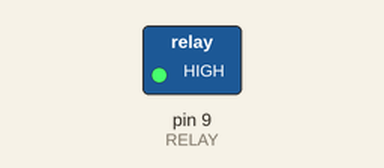
A sketch run on a simulated Arduino Uno, built with avr-gcc and run on an emulated ATmega328P. Shown: switched loads named in the sketch (green lamp = pin HIGH).

Above: at 0.65 s.
At 6.8 s:
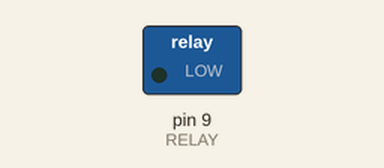
Timing chart, 0 to 9.2 s (numbered marks = the images above):
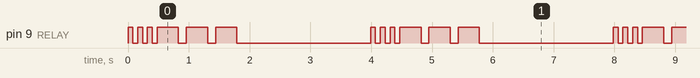

Measured:
- by itself, pin 9 (RELAY): repeats every 4.0 s: 2 × (LOW 0.08 s, HIGH 0.08 s), LOW 0.08 s, 2 × (HIGH 0.35 s, LOW 0.13 s), HIGH 0.35 s, LOW 2.2 s, HIGH 0.08 s
- by itself, everything shown: repeats every 4.0 s, in 12 steps

The sketch:

kaputuKaak.ino
```cpp
int RELAY = 9;

void setup () {

  pinMode(RELAY, OUTPUT);

}

void loop () {

  digitalWrite(RELAY, HIGH); //ka
  delay(80);
  digitalWrite(RELAY, LOW);
  delay(80);
  digitalWrite(RELAY, HIGH); //pu
  delay(80);
    digitalWrite(RELAY, LOW);
  delay(80);
    digitalWrite(RELAY, HIGH); //tu
  delay(80);
    digitalWrite(RELAY, LOW);
  delay(80);
    digitalWrite(RELAY, HIGH); //kaak
  delay(350);
    digitalWrite(RELAY, LOW);
  delay(130);
    digitalWrite(RELAY, HIGH); //kaak
  delay(350);
    digitalWrite(RELAY, LOW);
  delay(130);
    digitalWrite(RELAY, HIGH); //kaak
  delay(350);
    digitalWrite(RELAY, LOW);
  delay(2200); //basil basil basil basil
}
```
